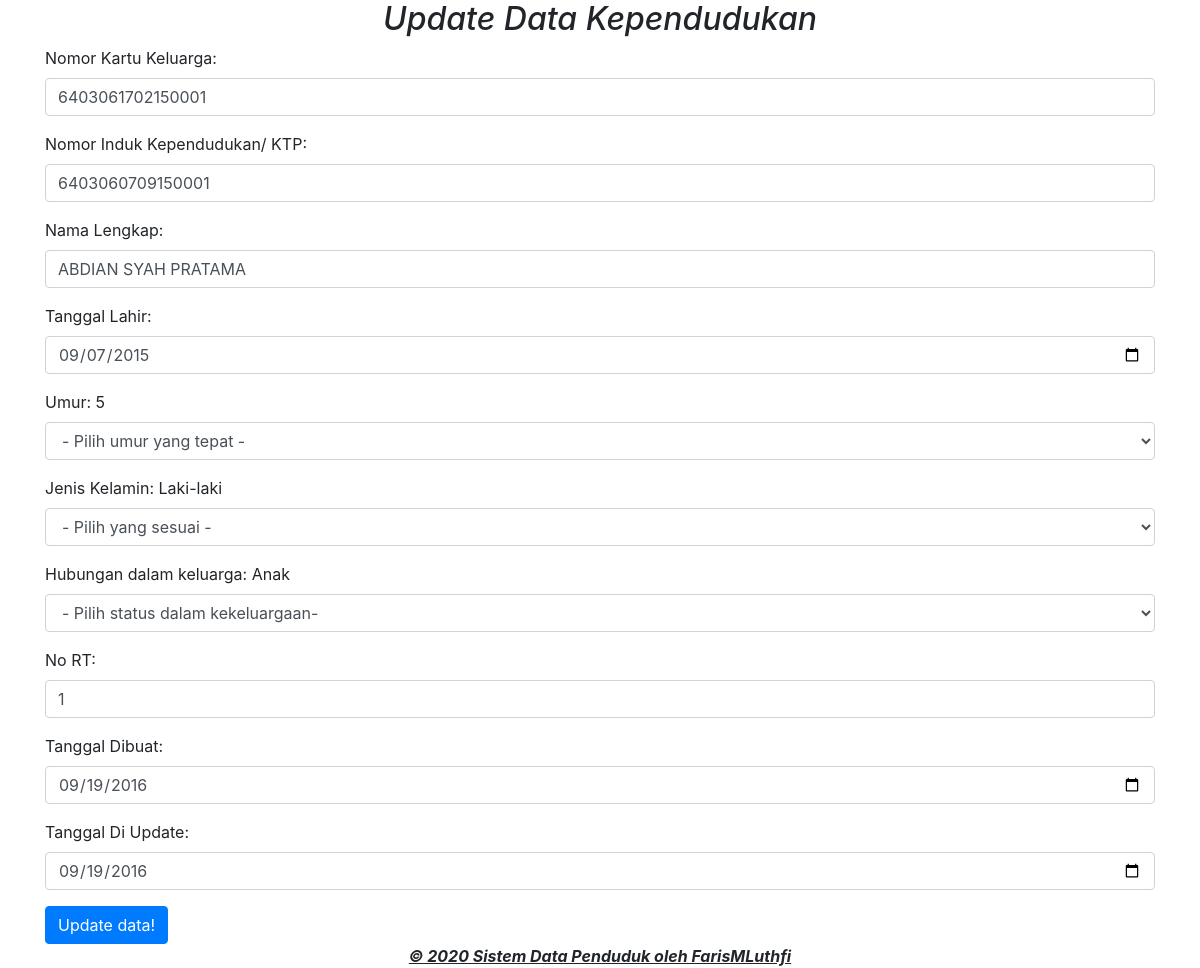
Screenshot of /update.php?id_penduduk=25 with the database file from the repository.
### tables this page shows
CREATE TABLE `data_penduduk` (
  `id_penduduk` int(11) NOT NULL,
  `no_kk` varchar(16) NOT NULL,
  `nik` varchar(16) NOT NULL,
  `nama_lengkap` varchar(50) NOT NULL,
  `tanggal_lahir` date NOT NULL,
  `umur` int(5) NOT NULL,
  `jenis_kelamin` enum('Laki-laki','Perempuan') NOT NULL,
  `id_stat_hbkel` varchar(18) NOT NULL,
  `no_rt` int(5) NOT NULL,
  `tanggal_create` date NOT NULL,
  `tanggal_update` date NOT NULL
);

### update.php (the view, shortened to what this page needs)
<!DOCTYPE html>
<html>
<head>
    <link rel="stylesheet" href="bootstrap/css/bootstrap.min.css">
</head>
<body>
<div class="container">
    <?php
    include "koneksi.php";
    function input($data) {
        $data = trim($data);
        $data = stripslashes($data);
        $data = htmlspecialchars($data);
        return $data;
    }
    if (isset($_GET['id_penduduk'])) {
        $id_penduduk=input($_GET["id_penduduk"]);
        $sql="select * from data_penduduk where id_penduduk=$id_penduduk";
        $hasil=mysqli_query($kon,$sql);
        $data = mysqli_fetch_assoc($hasil);
    }
    ?>
    <h2><center><i>Update Data Kependudukan</i></center></h2>
    <form action="<?php echo htmlspecialchars($_SERVER["PHP_SELF"]);?>" method="post">
        <div class="form-group">
            <label>Nomor Kartu Keluarga:</label>
            <input type="text" name="no_kk" class="form-control" value="<?php echo $data['no_kk']; ?>" placeholder="Masukkan Nomor KK Anda" required />
        </div>
        <div class="form-group">
            <label>Nomor Induk Kependudukan/ KTP:</label>
            <input type="text" name="nik" class="form-control" value="<?php echo $data['nik']; ?>" placeholder="Masukkan Nomor KTP anda" required/>
        </div>
        <div class="form-group">
            <label>Nama Lengkap:</label>
            <input type="text" name="nama_lengkap" class="form-control" value="<?php echo $data['nama_lengkap']; ?>" placeholder="Masukkan Nama lengkap anda" required/>
        </div>
        <div class="form-group">
            <label>Tanggal Lahir:</label>
            <input type="date" name="tanggal_lahir" class="form-control" value="<?php echo $data['tanggal_lahir']; ?>" placeholder="Silahkan pilih tanggal lahir yang benar" required/>
        </div>
        <div class="form-group">
            <label>Umur:</label> <?php echo $data['umur'];?>
            <select name="umur" class="form-control" required>
                <option value="">- Pilih umur yang tepat -</option>
            </select>
        </div>
        <div class="form-group">
            <label>Jenis Kelamin:</label> <?php echo $data['jenis_kelamin'];?>
            <select name="jenis_kelamin" class="form-control" required>
                <option value="">- Pilih yang sesuai -</option>
            </select>
        </div>
        <div class="form-group">
            <label>Hubungan dalam keluarga:</label> <?php echo $data['id_stat_hbkel'];?>
            <select name="id_stat_hbkel" class="form-control" required>
                <option value="">- Pilih status dalam kekeluargaan-</option>
            </select>
        </div>
        <div class="form-group">
            <label>No RT:</label>
            <input type="text" name="no_rt" class="form-control" value="<?php echo $data['no_rt']; ?>" placeholder="Masukkan Nomor RT" required/>
        </div>
        <div class="form-group">
            <label>Tanggal Dibuat:</label>
            <input type="date" name="tanggal_create" class="form-control" value="<?php echo $data['tanggal_create']; ?>" required/>
        </div>
        <div class="form-group">
            <label>Tanggal Di Update:</label>
            <input type="date" name="tanggal_update" class="form-control" value="<?php echo $data['tanggal_update']; ?>" required/>
        </div>
        <button type="submit" name="submit" class="btn btn-primary">Update data!</button>
    </form>
</div>
</body>
<footer>
    <center>
            <div class="row">
                <div class="col-md-12">
                    <b><i><u>&copy; 2020 Sistem Data Penduduk oleh FarisMLuthfi</u></i></b>
                </div>
            </div>
    </center>
    </footer>
</html>

### rows the page displays
data_penduduk: no_kk "6403061702150001", nik "6403060709150001", nama_lengkap "ABDIAN SYAH PRATAMA", tanggal_lahir "09/07/2015", umur "5", jenis_kelamin "Laki-laki", id_stat_hbkel "Anak", no_rt "1", tanggal_create "09/19/2016", tanggal_update "09/19/2016"
